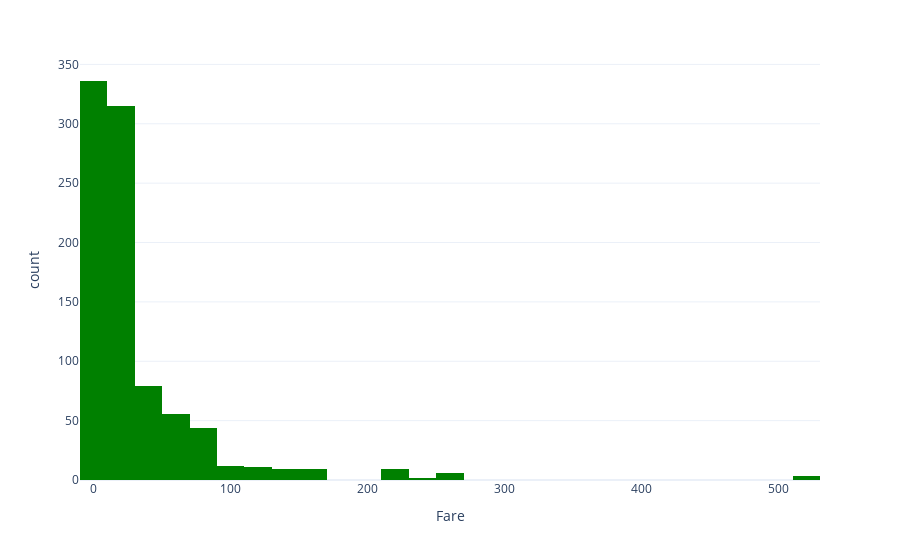

Write notebook code for a chart like this one.
### Code cell
import plotly.express as px
fig = px.histogram(train, x='Fare', nbins=30, 
                   color_discrete_sequence=['green'],
                   template='plotly_white')
fig.show()
#iplot is depricated in newer version of cufflinks

### Figure 1 — Plotly figure (JSON) as saved in the notebook; plotly's stock layout.template omitted (floating-point values rounded to 4 significant figures; data arrays with more than 128 entries replaced by an {"elided": "..."} marker saying what was removed)
{"data": [{"bingroup": "x", "hovertemplate": "Fare=%{x}<br>count=%{y}<extra></extra>", "legendgroup": "", "marker": {"color": "green", "pattern": {"shape": ""}}, "name": "", "nbinsx": 30, "orientation": "v", "showlegend": false, "type": "histogram", "x": {"elided": "891 float values"}, "xaxis": "x", "yaxis": "y"}], "layout": {"barmode": "relative", "legend": {"tracegroupgap": 0}, "margin": {"t": 60}, "xaxis": {"anchor": "y", "domain": [0, 1], "title": {"text": "Fare"}}, "yaxis": {"anchor": "x", "domain": [0, 1], "title": {"text": "count"}}}}
